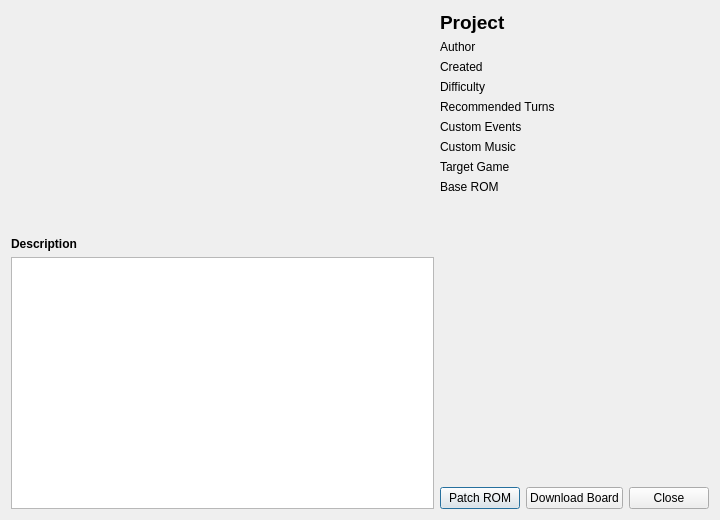
<?xml version="1.0" encoding="UTF-8"?>
<ui version="4.0">
 <class>BoardDownloaderDetailDialog</class>
 <widget class="QDialog" name="BoardDownloaderDetailDialog">
  <property name="geometry">
   <rect>
    <x>0</x>
    <y>0</y>
    <width>720</width>
    <height>520</height>
   </rect>
  </property>
  <property name="minimumSize">
   <size>
    <width>640</width>
    <height>420</height>
   </size>
  </property>
  <property name="windowTitle">
   <string>Board Details</string>
  </property>
  <layout class="QHBoxLayout" name="horizontalLayout">
   <item>
    <layout class="QVBoxLayout" name="leftLayout">
     <item>
      <widget class="QLabel" name="iconLabel">
       <property name="minimumSize">
        <size>
         <width>220</width>
         <height>220</height>
        </size>
       </property>
       <property name="maximumSize">
        <size>
         <width>220</width>
         <height>220</height>
        </size>
       </property>
       <property name="text">
        <string/>
       </property>
       <property name="alignment">
        <set>Qt::AlignmentFlag::AlignCenter</set>
       </property>
       <property name="scaledContents">
        <bool>true</bool>
       </property>
      </widget>
     </item>
     <item>
      <widget class="QLabel" name="descriptionTitleLabel">
       <property name="text">
        <string>Description</string>
       </property>
       <property name="font">
        <font>
         <bold>true</bold>
        </font>
       </property>
      </widget>
     </item>
     <item>
      <widget class="QTextEdit" name="descriptionTextEdit">
       <property name="readOnly">
        <bool>true</bool>
       </property>
      </widget>
     </item>
    </layout>
   </item>
   <item>
    <layout class="QVBoxLayout" name="rightLayout">
     <item>
      <widget class="QLabel" name="titleLabel">
       <property name="text">
        <string>Project</string>
       </property>
       <property name="font">
        <font>
         <pointsize>14</pointsize>
         <bold>true</bold>
        </font>
       </property>
       <property name="wordWrap">
        <bool>true</bool>
       </property>
      </widget>
     </item>
     <item>
      <widget class="QLabel" name="authorLabel">
       <property name="text">
        <string>Author</string>
       </property>
      </widget>
     </item>
     <item>
      <widget class="QLabel" name="createdLabel">
       <property name="text">
        <string>Created</string>
       </property>
      </widget>
     </item>
     <item>
      <widget class="QLabel" name="difficultyLabel">
       <property name="text">
        <string>Difficulty</string>
       </property>
      </widget>
     </item>
     <item>
      <widget class="QLabel" name="turnsLabel">
       <property name="text">
        <string>Recommended Turns</string>
       </property>
      </widget>
     </item>
     <item>
      <widget class="QLabel" name="eventsLabel">
       <property name="text">
        <string>Custom Events</string>
       </property>
      </widget>
     </item>
     <item>
      <widget class="QLabel" name="musicLabel">
       <property name="text">
        <string>Custom Music</string>
       </property>
      </widget>
     </item>
     <item>
      <widget class="QLabel" name="targetGameLabel">
       <property name="text">
        <string>Target Game</string>
       </property>
      </widget>
     </item>
     <item>
      <widget class="QLabel" name="baseRomLabel">
       <property name="text">
        <string>Base ROM</string>
       </property>
       <property name="wordWrap">
        <bool>true</bool>
       </property>
      </widget>
     </item>
     <item>
      <spacer name="verticalSpacer">
       <property name="orientation">
        <enum>Qt::Orientation::Vertical</enum>
       </property>
       <property name="sizeHint" stdset="0">
        <size>
         <width>20</width>
         <height>40</height>
        </size>
       </property>
      </spacer>
     </item>
     <item>
      <layout class="QHBoxLayout" name="buttonLayout">
       <item>
        <widget class="QPushButton" name="patchButton">
         <property name="text">
          <string>Patch ROM</string>
         </property>
        </widget>
       </item>
       <item>
        <widget class="QPushButton" name="downloadButton">
         <property name="text">
          <string>Download Board</string>
         </property>
        </widget>
       </item>
       <item>
        <widget class="QPushButton" name="closeButton">
         <property name="text">
          <string>Close</string>
         </property>
        </widget>
       </item>
      </layout>
     </item>
    </layout>
   </item>
  </layout>
 </widget>
 <resources/>
 <connections>
  <connection>
   <sender>closeButton</sender>
   <signal>clicked()</signal>
   <receiver>BoardDownloaderDetailDialog</receiver>
   <slot>reject()</slot>
  </connection>
 </connections>
</ui>
